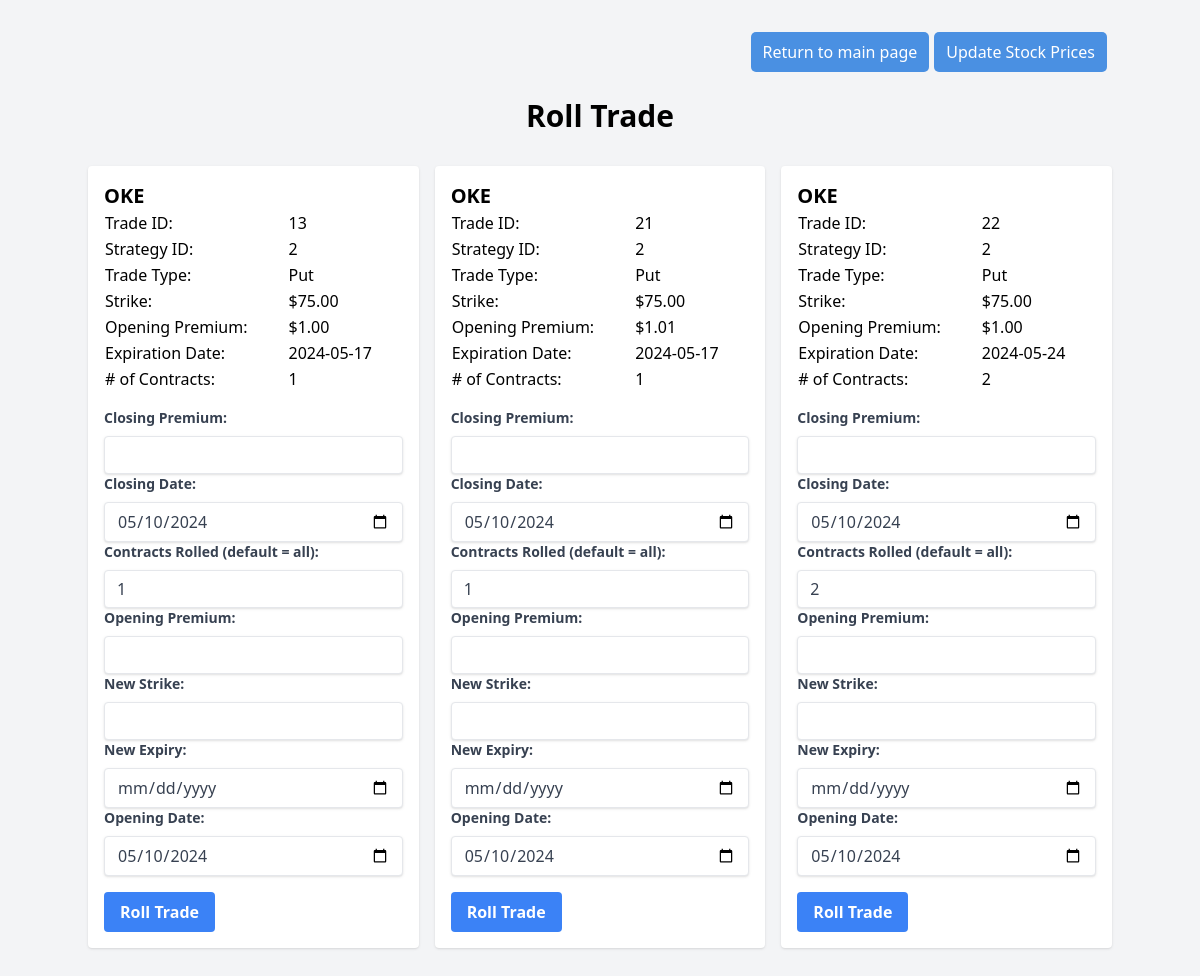
Page /roll_trade/?strategy_id=2 on the earlier database version.
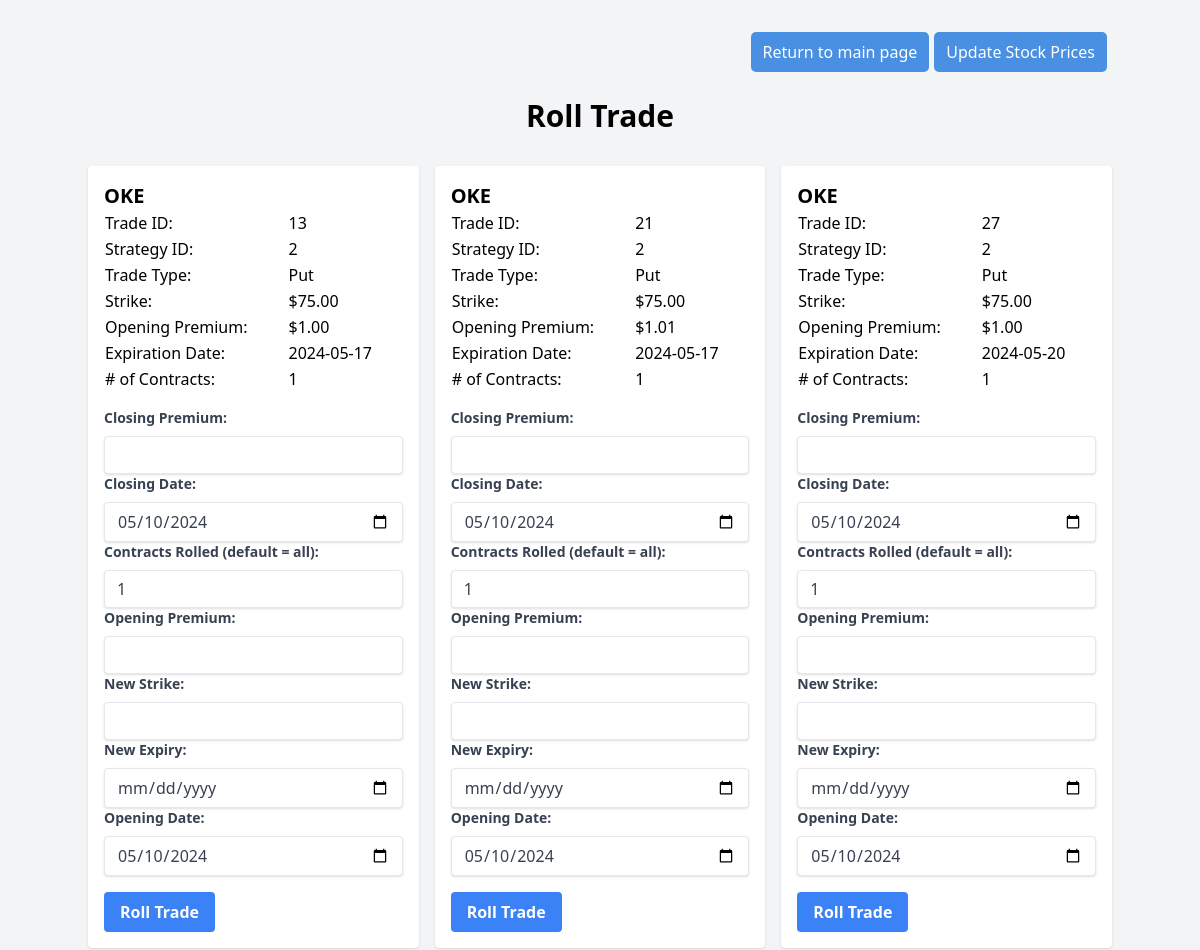
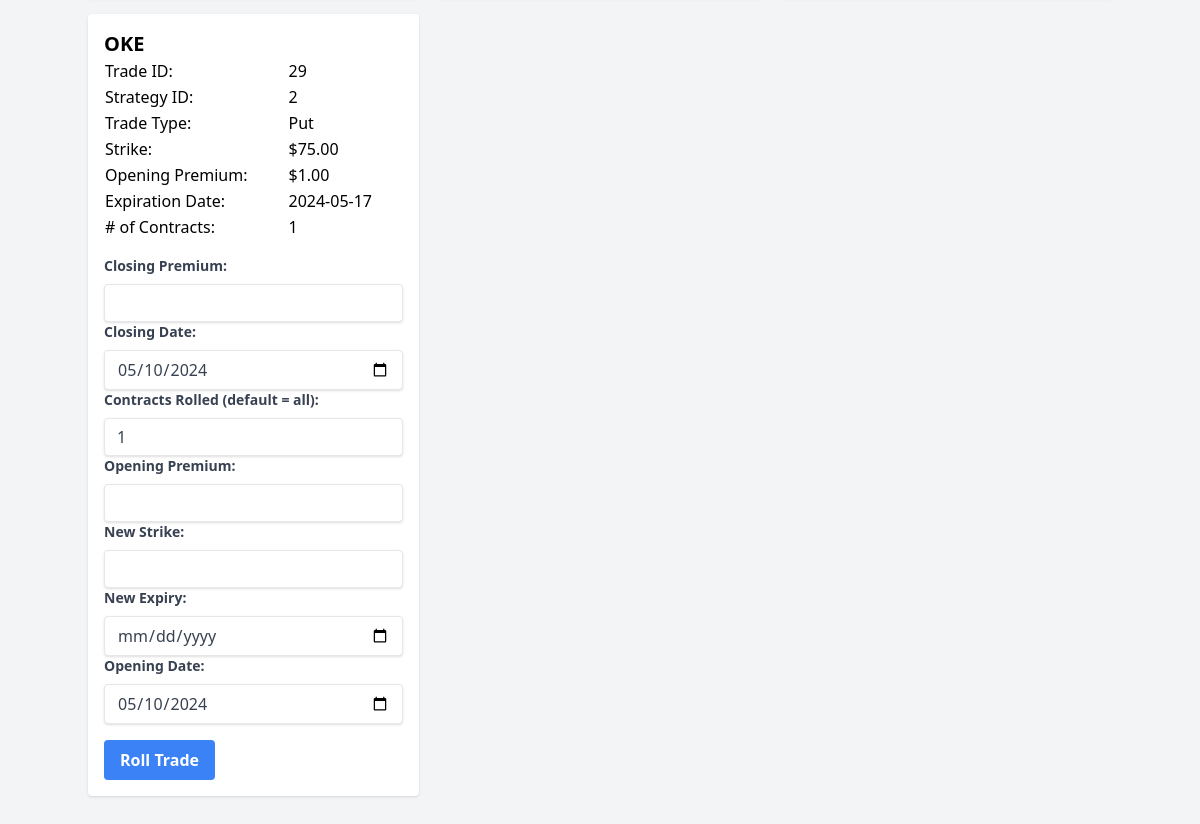
Same page on the later database version (2 pictures, top to bottom).
### sql_app/models.py (models this page shows, shortened)
class Strategy(Base):
    __tablename__ = "strategies"
    id = Column(Integer, primary_key=True, index=True)
    underlying = Column(String)
    average_cost_basis = Column(Float)
    adjusted_cost_basis = Column(Float)
    initial_trade_date = Column(Date)
    total_premium_received = Column(Float)
    premium_per_share = Column(Float)
    status = Column(String)
    closing_date = Column(Date)
    trades = relationship("Trade", back_populates="strategy")
    prices = relationship("Prices", backref="strategy")

class Trade(Base):
    __tablename__ = "trades"
    id = Column(Integer, primary_key=True)
    strategy_id = Column(ForeignKey('strategies.id'))
    trade_type = Column(String)
    call_purchase_price = Column(Float)
    strike = Column(Float)
    expiry = Column(Date)
    opening_premium = Column(Float)
    closing_premium = Column(Float)
    num_contracts = Column(Integer)
    total_premium_received = Column(Float)
    trade_date = Column(Date)
    closing_date = Column(Date)
    assigned_price = Column(Float)
    assigned = Column(Boolean) # When updating a trade and this is true, increment times assigned in strategies
    status = Column(String)
    comments = Column(String)
    strategy = relationship("Strategy", back_populates="trades")

### main.py (the view)
@app.get("/roll_trade/")
async def roll_trade_form(request: Request, strategy_id: int, db: Session = Depends(get_db)):
    strategy = db.query(models.Strategy).filter(models.Strategy.id == strategy_id).first()
    trades = db.query(models.Trade).filter(models.Trade.strategy_id == strategy_id).filter(models.Trade.status == "Open")
    if strategy is None:
        raise HTTPException(status_code=404, detail="Strategy not found")
    if trades is None:
        raise HTTPException(status_code=404, detail="Trade not found")
    return templates.TemplateResponse("roll_trade.html", {"request" : request, "strategy_id": strategy_id, "strategy" : strategy, "trades" : trades, "current_date" : current_date})

### sql_app/templates/roll_trade.html (shortened to what the changed rows need)
<!DOCTYPE html>
<html lang="en">
<head>
    <script src="https://cdn.tailwindcss.com"></script>
    <link rel="stylesheet" href="/static/styles.css">
</head>
<body class="bg-gray-100">
    <div class="container mx-auto py-8">
        <h1 class="text-3xl font-semibold text-center mb-8">Roll Trade</h1>
        <div class="grid grid-cols-1 md:grid-cols-2 lg:grid-cols-3 gap-4">
            {% for trade in trades %}
            <div class="bg-white rounded shadow p-4">
                <h2 class="text-xl font-semibold">{{ strategy.underlying }}</h2>
                <form action="/roll_trade" method="post">
                <table class="table-auto mb-4">
                    <tbody>
                        <tr>
                            <td class="table-label">Trade ID:</td>
                            <td>{{ trade.id }}</td>
                        </tr>
                        <tr>
                            <td class="table-label">Strategy ID:</td>
                            <td>{{ trade.strategy_id }}</td>
                        </tr>
                        <tr>
                            <td class="table-label">Trade Type:</td>
                            <td>{{ trade.trade_type }}</td>
                        </tr>
                        <tr>
                            <td class="table-label">Strike:</td>
                            <td>{{ "$%.2f"|format(trade.strike) }}</td>
                        </tr>
                        <tr>
                            <td class="table-label">Opening Premium:</td>
                            <td>{{ "$%.2f"|format(trade.opening_premium) }}</td>
                        </tr>
                        <tr>
                            <td class="table-label">Expiration Date:</td>
                            <td>{{ trade.expiry }}</td>
                        </tr>
                        <tr>
                            <td class="table-label"># of Contracts:</td>
                            <td>{{ trade.num_contracts }}</td>
                        </tr>
                    </tbody>
                </table>
                <label class="block text-gray-700 text-sm font-bold mb-2" for="closing_premium">Closing Premium:</label>
                <input class="shadow appearance-none border rounded w-full py-2 px-3 text-gray-700 leading-tight focus:outline-none focus:shadow-outline" id="closing_premium" name="closing_premium" type="number" step="0.01">
                <label class="block text-gray-700 text-sm font-bold mb-2" for="closing_date">Closing Date:</label>
                <input class="shadow appearance-none border rounded w-full py-2 px-3 text-gray-700 leading-tight focus:outline-none focus:shadow-outline" id="closing_date" name="closing_date" type="date" value="{{ current_date }}">
                <label class="block text-gray-700 text-sm font-bold mb-2" for="rolled_contracts">Contracts Rolled (default = all):</label>
                <input class="shadow appearance-none border rounded w-full py-2 px-3 text-gray-700 leading-tight focus:outline-none focus:shadow-outline" id="rolled_contracts" name="rolled_contracts" type="number" value="{{ trade.num_contracts }}">
                <label class="block text-gray-700 text-sm font-bold mb-2" for="opening_premium">Opening Premium:</label>
                <input class="shadow appearance-none border rounded w-full py-2 px-3 text-gray-700 leading-tight focus:outline-none focus:shadow-outline" id="opening_premium" name="opening_premium" type="number" step="0.01">
                <label class="block text-gray-700 text-sm font-bold mb-2" for="new_strike">New Strike:</label>
                <input class="shadow appearance-none border rounded w-full py-2 px-3 text-gray-700 leading-tight focus:outline-none focus:shadow-outline" id="new_strike" name="new_strike" type="number" step="0.01">
                <label class="block text-gray-700 text-sm font-bold mb-2" for="new_expiry">New Expiry:</label>
                <input class="shadow appearance-none border rounded w-full py-2 px-3 text-gray-700 leading-tight focus:outline-none focus:shadow-outline" id="new_expiry" name="new_expiry" type="date">
                <label class="block text-gray-700 text-sm font-bold mb-2" for="opening_date">Opening Date:</label>
                <input class="shadow appearance-none border rounded w-full py-2 px-3 text-gray-700 leading-tight focus:outline-none focus:shadow-outline" id="opening_date" name="opening_date" type="date" value="{{ current_date }}">
                <div class="flex items-center justify-between mt-4">
                    <button class="bg-blue-500 hover:bg-blue-700 text-white font-bold py-2 px-4 rounded focus:outline-none focus:shadow-outline" type="submit">
                        Roll Trade
                    </button>
                </form>
                </div>
            </div>
            {% endfor %}
</body>
</html>

Differences in the rows shown:
no longer on this page (row edited): Trade: {{ strategy.underlying }} "OKE", id "22", strategy_id "2", trade_type "Put", strike "$75.00", opening_premium "$1.00", expiry "2024-05-24", num_contracts "2", closing_date "05/10/2024", rolled_contracts "2", opening_date "05/10/2024"
added Trade: {{ strategy.underlying }} "OKE", id "27", strategy_id "2", trade_type "Put", strike "$75.00", opening_premium "$1.00", expiry "2024-05-20", num_contracts "1", closing_date "05/10/2024", rolled_contracts "1", opening_date "05/10/2024"
added Trade: {{ strategy.underlying }} "OKE", id "29", strategy_id "2", trade_type "Put", strike "$75.00", opening_premium "$1.00", expiry "2024-05-17", num_contracts "1", closing_date "05/10/2024", rolled_contracts "1", opening_date "05/10/2024"
